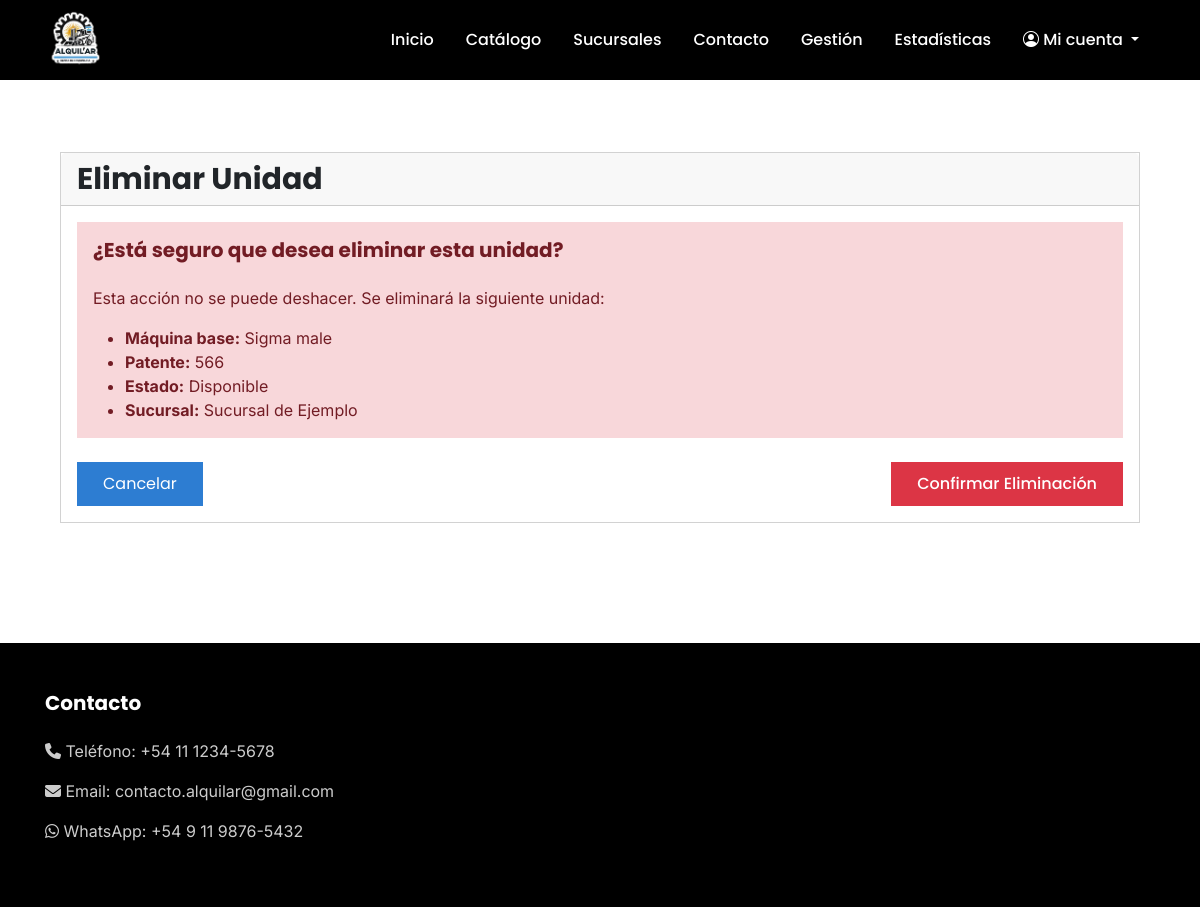
The page /maquinas/unidad/10/eliminar/ (signed in) on the database its author committed.
### maquinas/models.py (models this page shows, shortened)
class Unidad(models.Model):
    ESTADOS = [
        ('disponible', 'Disponible'),
        ('alquilada', 'Alquilada'),
        ('mantenimiento', 'En Mantenimiento'),
        ('adeudada', 'Adeudada'),
    ]
    maquina_base = models.ForeignKey(
        MaquinaBase,
        on_delete=models.PROTECT,
        verbose_name='Máquina base',
        related_name='unidades'
    )
    patente = models.CharField(
        max_length=10,
        unique=True,
        verbose_name='Patente'
    )
    sucursal = models.ForeignKey(
        'sucursales.Sucursal',
        on_delete=models.PROTECT,
        verbose_name='Sucursal'
    )
    estado = models.CharField(
        max_length=20,
        choices=ESTADOS,
        default='disponible',
        verbose_name='Estado'
    )
    visible = models.BooleanField(
        default=True,
        verbose_name='Visible',
        help_text='Indica si la unidad es visible en el sistema'
    )
    class Meta:
        verbose_name = 'Unidad'
        verbose_name_plural = 'Unidades'

class MaquinaBase(models.Model):
    TIPOS_MAQUINA = [
        ('excavadora', 'Excavadora'),
        ('retroexcavadora', 'Retroexcavadora'),
        ('cargadora', 'Cargadora'),
        ('compactadora', 'Compactadora'),
        ('motoniveladora', 'Motoniveladora'),
        ('pavimentadora', 'Pavimentadora'),
        ('grua', 'Grúa'),
        ('hormigonera', 'Hormigonera'),
        ('dumper', 'Dumper'),
        ('manipulador', 'Manipulador Telescópico'),
    ]
    MARCAS = [
        ('caterpillar', 'Caterpillar'),
        ('komatsu', 'Komatsu'),
        ('volvo', 'Volvo'),
        ('hitachi', 'Hitachi'),
        ('liebherr', 'Liebherr'),
        ('jcb', 'JCB'),
        ('case', 'Case'),
        ('doosan', 'Doosan'),
        ('john_deere', 'John Deere'),
        ('kubota', 'Kubota'),
    ]
    nombre = models.CharField(max_length=100)
    tipo = models.CharField(max_length=20, choices=TIPOS_MAQUINA)
    marca = models.CharField(max_length=20, choices=MARCAS)
    modelo = models.CharField(max_length=50)
    precio_por_dia = models.DecimalField(
        max_digits=12,
        decimal_places=2,
        validators=[MinValueValidator(0)],
        error_messages={
            'max_digits': 'El precio no puede tener más de 10 dígitos enteros.',
            'decimal_places': 'El precio no puede tener más de 2 decimales.',
            'invalid': 'Por favor, ingrese un precio válido.',
            'max_whole_digits': 'La parte entera del precio no puede tener más de 10 dígitos.'
        }
    )
    descripcion_corta = models.TextField()
    descripcion_larga = models.TextField()
    imagen = models.ImageField(upload_to='maquinas/')
    dias_alquiler_min = models.PositiveIntegerField(
        verbose_name='Cantidad mínima de días de alquiler',
        validators=[MinValueValidator(1)]
    )
    dias_alquiler_max = models.PositiveIntegerField(
        verbose_name='Cantidad máxima de días de alquiler',
        validators=[MinValueValidator(1)]
    )
    stock = models.IntegerField(default=0, editable=False)
    class Meta:
        verbose_name = "Máquina Base"
        verbose_name_plural = "Máquinas Base"
        ordering = ['nombre']

### sucursales/models.py (models this page shows, shortened)
class Sucursal(models.Model):
    nombre = models.CharField(
        max_length=100,
        verbose_name='Nombre',
        unique=True
    )
    direccion = models.CharField(
        max_length=50,
        verbose_name='Dirección (DMS)',
        help_text=(
            'Formato DMS: '
            '[Grados]°[Minutos]\'[Segundos.decimal]"[N/S] '
            '[Grados]°[Minutos]\'[Segundos.decimal]"[E/O] '
            '(p. ej.: 34°36\'00.000"S 058°22\'00.000"O)'
        ),
        validators=[validar_coordenadas_dms]
    )
    visible = models.BooleanField(
        default=True,
        verbose_name='Visible',
        help_text='Indica si la sucursal es visible en el sistema'
    )
    class Meta:
        verbose_name = 'Sucursal'
        verbose_name_plural = 'Sucursales'

### maquinas/views.py (the view)
# urls.py: path('unidad/<int:unidad_id>/eliminar/', views.eliminar_unidad, name='eliminar_unidad'),
@login_required
@user_passes_test(es_empleado_o_admin)
@csrf_protect
@ensure_csrf_cookie
@require_http_methods(["GET", "POST"])
def eliminar_unidad(request, unidad_id):
    unidad = get_object_or_404(Unidad, id=unidad_id)
    if request.method == 'POST':
        unidad.delete()
        messages.success(request, f"La unidad '{unidad.patente}' ha sido eliminada con éxito.")
        return redirect('maquinas:lista_unidades')
    return render(request, 'maquinas/eliminar_unidad.html', {
        'unidad': unidad
    })

### persona/views.py (called while the page is built)
def es_empleado_o_admin(user):
    if not user.is_authenticated:
        return False
    try:
        persona = Persona.objects.get(email=user.email)
        return persona.es_empleado or user.is_superuser
    except Persona.DoesNotExist:
        return user.is_superuser

def empleados_processor(request):
    empleados_emails = list(Persona.objects.filter(es_empleado=True).values_list('email', flat=True))
    es_empleado_actuando_como_cliente = request.session.get('es_empleado_actuando_como_cliente', False)
    return {
        'empleados_emails': empleados_emails,
        'es_empleado_actuando_como_cliente': es_empleado_actuando_como_cliente
    }

### maquinas/templates/maquinas/eliminar_unidad.html (shortened to what this page needs)
{% extends 'base.html' %}
{% load static %}
{% block content %}
<div class="section-container py-5">
    <div class="card">
        <div class="card-header">
            <h2 class="mb-0">Eliminar Unidad</h2>
        </div>
        <div class="card-body">
            <div class="alert alert-danger">
                <h4>¿Está seguro que desea eliminar esta unidad?</h4>
                <p>Esta acción no se puede deshacer. Se eliminará la siguiente unidad:</p>
                <ul class="mb-0">
                    <li><strong>Máquina base:</strong> {{ unidad.maquina_base.nombre }}</li>
                    <li><strong>Patente:</strong> {{ unidad.patente }}</li>
                    <li><strong>Estado:</strong> {{ unidad.get_estado_display }}</li>
                    <li><strong>Sucursal:</strong> {{ unidad.sucursal.nombre }}</li>
                </ul>
            </div>
            <form method="post">
                <div class="d-flex justify-content-between mt-4">
                    <a href="{% url 'maquinas:lista_unidades' %}" class="btn boton-principal">Cancelar</a>
                    <button type="submit" class="btn boton-cancelar">Confirmar Eliminación</button>
                </div>
            </form>
        </div>
    </div>
</div>
{% endblock %}

### static/css/styles.css (style rules this page uses)
:root { --color-primary: #2D7DD2; --color-dark: #111; --color-black: #000; --color-white: #fff; --color-text: #333; --color-gray: #666; --color-light-gray: #ddd; --color-danger: #dc3545; --font-primary: 'Poppins', sans-serif; --font-secondary: 'Inter', sans-serif; --shadow-sm: 0 2px 5px rgba(0,0,0,0.1); --shadow-md: 0 4px 6px rgba(0,0,0,0.1); --shadow-lg: 0 6px 12px rgba(0,0,0,0.15); }
body { min-height: 100vh; display: flex; flex-direction: column; font-family: var(--font-secondary); }
.section-container { max-width: 1140px; margin: 0 auto; padding: 0 15px; width: 100%; }
h1, h2, h3, h4, h5, h6, .nav-link, .btn { font-family: var(--font-primary) !important; }
h2 { font-size: 30px !important; font-weight: bold !important; margin-bottom: 1.5rem; }
h4, h5, h6 { font-size: 20px !important; font-weight: bold !important; margin-bottom: 1.5rem; }
p, span, div, input, textarea, label { font-family: var(--font-secondary) !important; }
.card, .btn, .form-control, .dropdown-menu, .machine-card, .machine-detail, .form-container, .machine-detail img, .alert, .nav-tabs .nav-link, .modal-content, .input-group-text { border-radius: 0 !important; }
.boton-principal, .btn-primary { background-color: var(--color-primary) !important; border: 2px solid var(--color-primary) !important; color: var(--color-white) !important; font-family: var(--font-primary) !important; padding: 0.5rem 1.5rem; transition: all 0.3s ease; }
.boton-cancelar, .btn-danger { background-color: var(--color-danger) !important; border: 2px solid var(--color-danger) !important; color: var(--color-white) !important; font-family: var(--font-primary) !important; font-weight: 500 !important; padding: 0.5rem 1.5rem !important; transition: all 0.3s ease; text-decoration: none; display: inline-block; }
.alert { border: none; padding: 1rem; }

### rows shown on the page
Unidad: maquina_base.nombre "Sigma male", patente "566", estado "Disponible", sucursal.nombre "Sucursal de Ejemplo"
